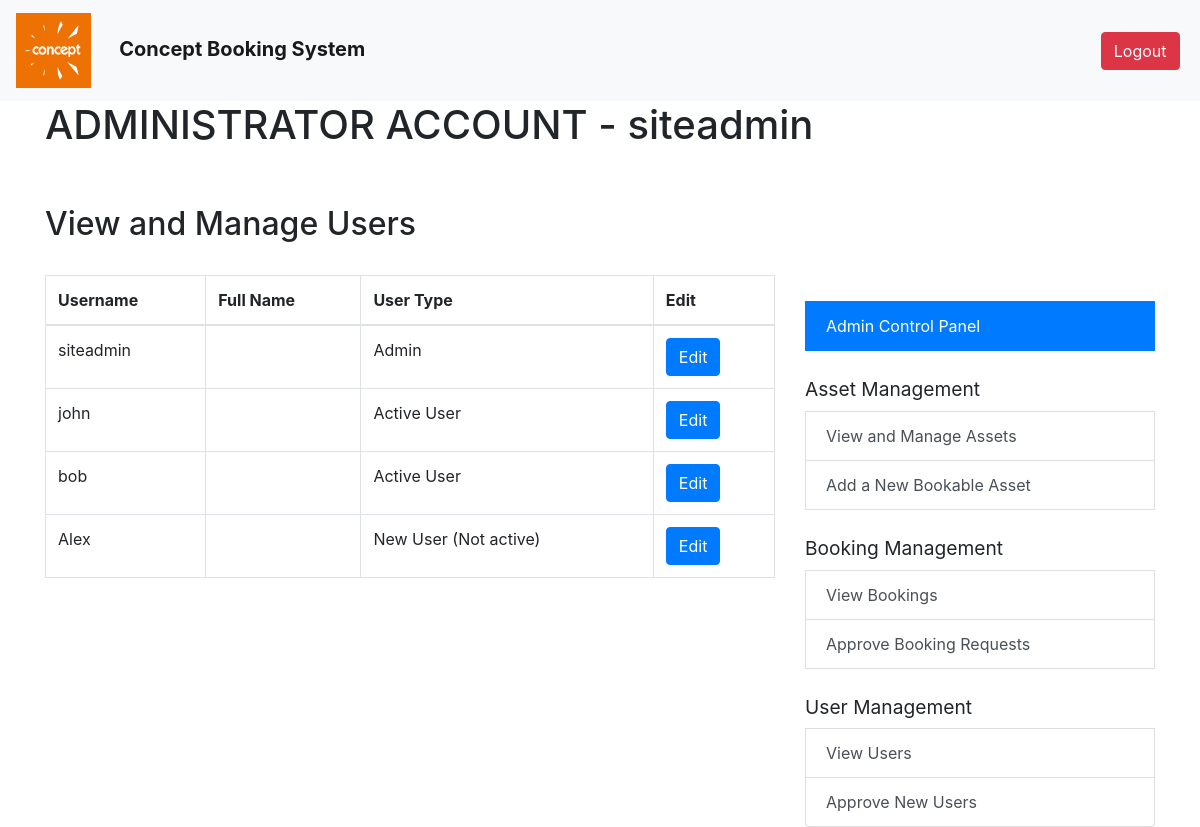
/app/admin_users_view.php (signed in), run on the app's committed database.
### tables this page shows
CREATE TABLE `Users` (
  `UserID` int(11) NOT NULL AUTO_INCREMENT,
  `Username` varchar(255) NOT NULL,
  `EmailAddress` varchar(255) DEFAULT NULL,
  `PhoneNumberMobile` varchar(20) DEFAULT NULL,
  `PhoneNumberLandline` varchar(20) DEFAULT NULL,
  `Password` varchar(255) NOT NULL,
  `UserType` varchar(50) DEFAULT NULL,
  `FirstName` varchar(255) DEFAULT NULL,
  `MiddleNames` varchar(255) DEFAULT NULL,
  `LastName` varchar(255) DEFAULT NULL,
  `TradingName` varchar(255) DEFAULT NULL,
  `FullCompanyName` varchar(255) DEFAULT NULL,
  `LocationCompanyRegistered` varchar(255) DEFAULT NULL,
  `CompanyRegistrationNumber` varchar(50) DEFAULT NULL,
  `VATNumber` varchar(50) DEFAULT NULL,
  `CompanyAddressBuilding` varchar(255) DEFAULT NULL,
  `CompanyAddressStreet` varchar(255) DEFAULT NULL,
  `CompanyAddressLocality` varchar(255) DEFAULT NULL,
  `CompanyAddressTown` varchar(255) DEFAULT NULL,
  `CompanyAddressCounty` varchar(255) DEFAULT NULL,
  `CompanyAddressPostCode` varchar(50) DEFAULT NULL,
  `CompanyAddressCountry` varchar(255) DEFAULT NULL,
  `CompanyWebsiteAddress` varchar(255) DEFAULT NULL,
  PRIMARY KEY (`UserID`)
);

### app/admin_users_view.php (the view, shortened to what this page needs)
<?php
$conn = new mysqli($servername, $username, $password, $dbname);
$sql = "SELECT UserID, Username, CONCAT(FirstName, ' ', MiddleNames, ' ', LastName) AS FullName, UserType FROM Users";
$result = $conn->query($sql);
?>
<!DOCTYPE html>
<html lang="en">
<head>
    <link href="https://stackpath.bootstrapcdn.com/bootstrap/4.3.1/css/bootstrap.min.css" rel="stylesheet">
</head>
<body>
    <?php require 'x-header.php'; ?>
    <div class="container">
        <?php echo '<h1>ADMINISTRATOR ACCOUNT - ' . htmlspecialchars($_SESSION["username"]) . '</h1><br/><br/> '?>
        <div class="row">
            <div class="col-8">
                <h2>View and Manage Users</h2>
                <br/>
                <table class="table table-bordered">
                    <thead>
                        <tr>
                            <th>Username</th>
                            <th>Full Name</th>
                            <th>User Type</th>
                            <th>Edit</th>
                        </tr>
                    </thead>
                    <tbody>
    <?php
    if ($result->num_rows > 0) {
        while($row = $result->fetch_assoc()) {
            echo "<tr>";
            echo "<td>" . htmlspecialchars($row['Username']) . "</td>";
            echo "<td>" . htmlspecialchars($row['FullName']) . "</td>";
            $userTypeDescription = '';
            switch ($row['UserType']) {
                case 'admin':
                    $userTypeDescription = 'Admin';
                    break;
                case 'activeuser':
                    $userTypeDescription = 'Active User';
                    break;
                case 'registered':
                    $userTypeDescription = 'New User (Not active)';
                    break;
            }
            echo "<td>" . htmlspecialchars($userTypeDescription) . "</td>";
            echo "<td><a class='btn btn-primary' href='admin_users_edit.php?id=" . $row['UserID'] . "'>Edit</a></td>";
            echo "</tr>";
        }
    } else {
        echo "<tr><td colspan='4'>No users found</td></tr>";
    }
    ?>
</tbody>
                </table>
            </div>
            <div class="col-4">
                <?php require_once 'x-admin-controls.php'; ?>
            </div>
        </div>
    </div>
</body>
</html>

### data on the page
users: Username "siteadmin", UserType "Admin"
users: Username "john", UserType "Active User"
users: Username "bob", UserType "Active User"
users: Username "Alex", UserType "New User (Not active)"

### other printed values
$_SESSION["username"] "siteadmin"
